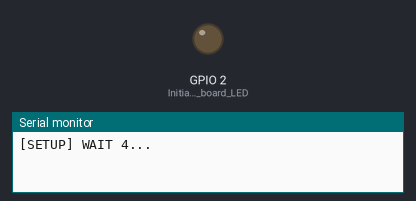
The sketch below on a simulated ESP8266 (NodeMCU). Parts: output pins drawn as LEDs (lit = HIGH), the last lines printed to the serial monitor. WiFi joins after 1.5 s; servers stay silent unless stated; uploads are accepted with an empty reply.

Above: at 0.1 s.
At 5.8 s:
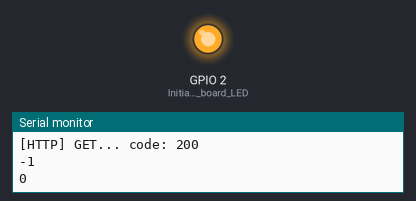
Timing chart, 0 to 7.3 s (numbered marks = the images above):
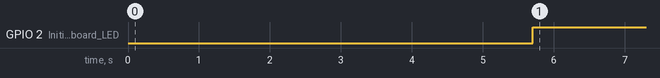

The sketch:

BasicHttpClient_Get.ino
```cpp
/**
 * BasicHTTPClient.ino
 *
 *  Created on: 29.08.2018
 *  Modified : 04.03.2019
 *
 *  Anwesh Anjan Patel
 *
 *  GET data from the server and turn the LED on/off
 *
 */

#include <Arduino.h>

#include <ESP8266WiFi.h>
#include <ESP8266WiFiMulti.h>

#include <ESP8266HTTPClient.h>

#define USE_SERIAL Serial

ESP8266WiFiMulti WiFiMulti;

void setup() {
    pinMode(LED_BUILTIN, OUTPUT); //Initialise the board LED

    USE_SERIAL.begin(115200);
   // USE_SERIAL.setDebugOutput(true);

    USE_SERIAL.println();
    USE_SERIAL.println();
    USE_SERIAL.println();

    for(uint8_t t = 4; t > 0; t--) {
        USE_SERIAL.printf("[SETUP] WAIT %d...\n", t);
        USE_SERIAL.flush();
        delay(1000);
    }

    WiFi.mode(WIFI_STA);
    WiFiMulti.addAP("<ssid>", "<psk>");

}

void loop() {
    // wait for WiFi connection
    if((WiFiMulti.run() == WL_CONNECTED)) {

        HTTPClient http; //new client object created

        USE_SERIAL.print("[HTTP] begin...\n");

        // configure server and url
        http.begin("http://<ip-addr>:8080/iot?reqtype=fetch"); //HTTP

        USE_SERIAL.print("[HTTP] GET...\n");
        // start connection and send HTTP header
        int httpCode = http.GET();

        // httpCode will be negative on error
        //If no errors, we can retrieve the information and work on it
        if(httpCode > 0) {
            // HTTP header has been send and Server response header has been handled
            USE_SERIAL.printf("[HTTP] GET... code: %d\n", httpCode);

            // file found at server
            if(httpCode == HTTP_CODE_OK) {
                String payload = http.getString();//Extract JSON file
                USE_SERIAL.println(payload);

                int index = payload.indexOf("LED");
                USE_SERIAL.println(index);
                //Extract the value for LED
                String newpl = payload.substring(index+6);
                USE_SERIAL.println(newpl);
                String fin = newpl.substring(0, newpl.indexOf("\""));
                USE_SERIAL.println(fin);
                int finnum = fin.toInt();
                //extracted value
                USE_SERIAL.println(finnum);

                //We have now extracted the field value
                //Use this value finnum to control LED

                if(finnum == 0){
                    digitalWrite(LED_BUILTIN, HIGH);
                    delay(2000);
                }

                else if(finnum == 1){
                    digitalWrite(LED_BUILTIN, LOW);
                    delay(2000);
                 }
            }
        }
        else {
            USE_SERIAL.printf("[HTTP] GET... failed, error: %s\n", http.errorToString(httpCode).c_str());
        }

        http.end();
    }

    delay(1000);
}
```

Measured:
- by itself, GPIO 2 (Initialise_the_board_LED): LOW → HIGH at 5.7 s
